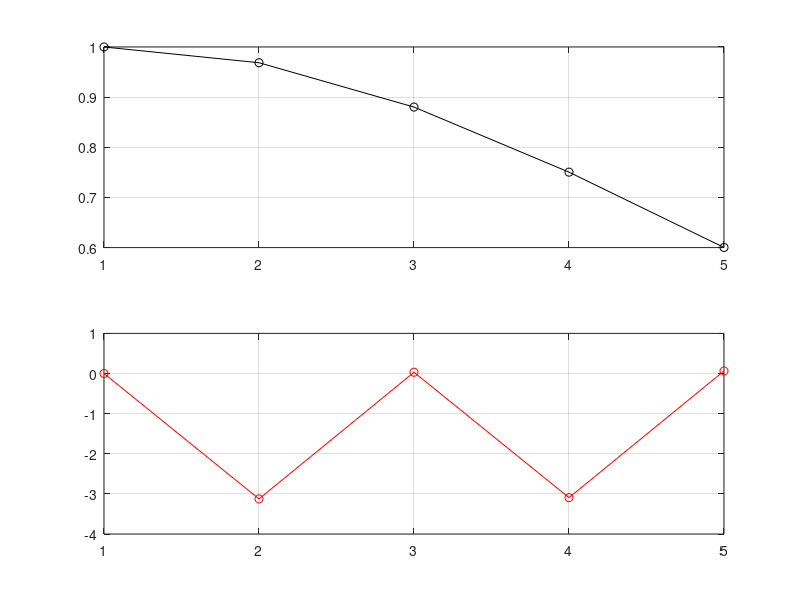

MATLAB code for this plot:
% Principles of spurious resolution illustrated by some computations.
%
% Needs more work and explanation
%
% Wandell, 2019

%%
method = 'gaussian';
% method = 'averaging'

x = [0.01:.005:1]; 
f = 5;
h = sin(2*pi*f*x);

clf;
clear sig
clear kernel

%% Plot the signal
plot(x,h);

% Reference for choosing the box for averaging around the signal frequency.
nSampPerFreq = round(length(x)/f);

% For square averaging
switch lower(method)
    case 'averaging'
        kSize = [-4:2:4] + nSampPerFreq;
    case 'gaussian'
        kSize =  round(nSampPerFreq/5:2:nSampPerFreq/2.5);
end

nSize = length(kSize);

%%
clf
for ii = 1:nSize
    
    switch lower(method)
        case 'averaging'
            kernel{ii} = ones(1,kSize(ii))/kSize(ii);            
        case 'gaussian'
            kernel{ii} = fspecial('gaussian',[1,length(h)],kSize(ii));
    end
    % Averaging kernel
 
    sig(:,ii) = imfilter(h,kernel{ii},'circular');

end

%% Show the spurious resolution
mx = max(sig(:));
for ii=1:nSize
    subplot(nSize,1,ii)
    plot(x,sig(:,ii)); set(gca,'ylim',[-mx mx])
    grid on
end

%% Examine the magnitude and phase of the convolution kernel.
clf
whichKernel = 1;
paddedKernel = zeros(length(h));
paddedKernel(1:length(kernel{whichKernel})) = kernel{whichKernel};
mag = abs(fft(paddedKernel));
ph  = angle(fft(paddedKernel));
fList = 1:length(kernel);
subplot(2,1,1), plot(fList,mag(fList),'k-o'), grid on
subplot(2,1,2), plot(fList,ph(fList),'r-o'), grid on


%%


